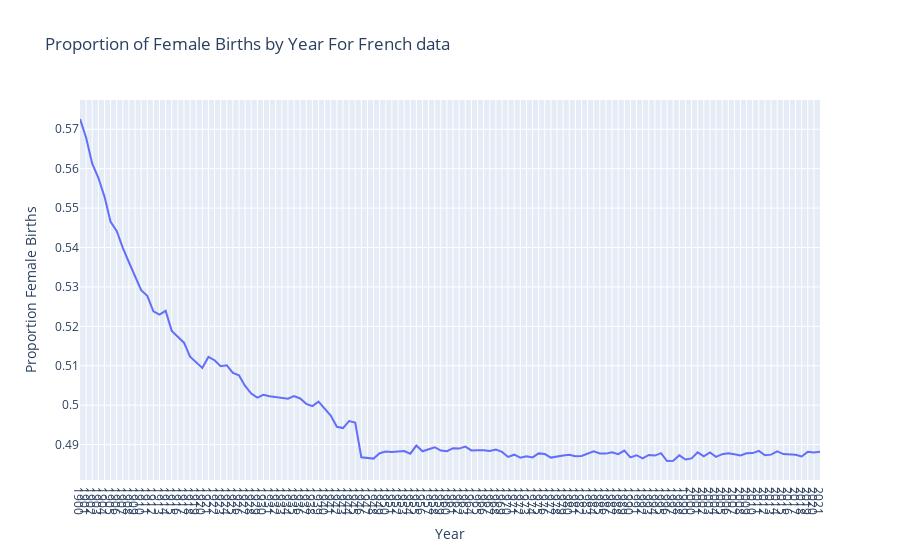

Notebook cell for this chart:
### Markdown cell above
**QUESTION:** Plot the proportion of female births as a function of year and French, US, en British babynames data. Compare with what you get from `births-fr.hdf`.

Don't forget: title, axes labels, ticks, scales, etc.

Because of what we did before, the `plot` method of a `DataFrame` with be rendered using `plotly`, so you can use this. But you can use also `seaborn` or any other available plotting library that you want.

__Hint:__ Mind the missing values in the `year` column

### Code cell
# For the French data 

# Group the data by year and compute the proportion of female births
prop_female = df_fr.groupby(['year', 'gender']).sum()
prop_female = prop_female.unstack('gender')
prop_female = prop_female['count']['F'] / (prop_female['count']['F'] + prop_female['count']['M'])

# Plot the data
fig = px.line(prop_female, x=prop_female.index, y=prop_female.values, title='Proportion of Female Births by Year For French data')
fig.update_layout(xaxis_title='Year', yaxis_title='Proportion Female Births', xaxis_tickmode='linear')
fig.show()

### Figure 1 — Plotly figure (JSON) as saved in the notebook; plotly's stock layout.template omitted (floating-point values rounded to 4 significant figures)
{"data": [{"hovertemplate": "year=%{x}<br>y=%{y}<extra></extra>", "legendgroup": "", "line": {"color": "#636efa", "dash": "solid"}, "marker": {"symbol": "circle"}, "mode": "lines", "name": "", "orientation": "v", "showlegend": false, "type": "scatter", "x": [1900, 1901, 1902, 1903, 1904, 1905, 1906, 1907, 1908, 1909, 1910, 1911, 1912, 1913, 1914, 1915, 1916, 1917, 1918, 1919, 1920, 1921, 1922, 1923, 1924, 1925, 1926, 1927, 1928, 1929, 1930, 1931, 1932, 1933, 1934, 1935, 1936, 1937, 1938, 1939, 1940, 1941, 1942, 1943, 1944, 1945, 1946, 1947, 1948, 1949, 1950, 1951, 1952, 1953, 1954, 1955, 1956, 1957, 1958, 1959, 1960, 1961, 1962, 1963, 1964, 1965, 1966, 1967, 1968, 1969, 1970, 1971, 1972, 1973, 1974, 1975, 1976, 1977, 1978, 1979, 1980, 1981, 1982, 1983, 1984, 1985, 1986, 1987, 1988, 1989, 1990, 1991, 1992, 1993, 1994, 1995, 1996, 1997, 1998, 1999, 2000, 2001, 2002, 2003, 2004, 2005, 2006, 2007, 2008, 2009, 2010, 2011, 2012, 2013, 2014, 2015, 2016, 2017, 2018, 2019, 2020, 2021], "xaxis": "x", "y": [0.5726, 0.5678, 0.5613, 0.5577, 0.5529, 0.5465, 0.5442, 0.5399, 0.5363, 0.5325, 0.5292, 0.5277, 0.5238, 0.523, 0.5239, 0.5188, 0.5173, 0.5159, 0.5123, 0.5108, 0.5095, 0.5122, 0.5114, 0.5099, 0.5101, 0.5082, 0.5075, 0.5049, 0.5029, 0.5019, 0.5026, 0.5023, 0.5021, 0.5018, 0.5016, 0.5023, 0.5017, 0.5003, 0.4998, 0.5009, 0.4992, 0.4974, 0.4945, 0.4942, 0.496, 0.4956, 0.4868, 0.4866, 0.4864, 0.4878, 0.4882, 0.4881, 0.4882, 0.4883, 0.4877, 0.4897, 0.4883, 0.4889, 0.4893, 0.4885, 0.4883, 0.4891, 0.489, 0.4895, 0.4885, 0.4886, 0.4886, 0.4884, 0.4887, 0.4881, 0.4869, 0.4874, 0.4867, 0.487, 0.4867, 0.4878, 0.4876, 0.4867, 0.4871, 0.4872, 0.4874, 0.4871, 0.4871, 0.4877, 0.4883, 0.4877, 0.4877, 0.4881, 0.4876, 0.4885, 0.4868, 0.4873, 0.4865, 0.4874, 0.4872, 0.4878, 0.4858, 0.4859, 0.4873, 0.4862, 0.4865, 0.488, 0.487, 0.488, 0.4869, 0.4876, 0.4878, 0.4875, 0.4873, 0.4878, 0.4878, 0.4884, 0.4873, 0.4874, 0.4883, 0.4876, 0.4875, 0.4874, 0.487, 0.4882, 0.488, 0.4882], "yaxis": "y"}], "layout": {"autosize": true, "legend": {"tracegroupgap": 0}, "title": {"text": "Proportion of Female Births by Year For French data"}, "xaxis": {"anchor": "y", "autorange": true, "domain": [0, 1], "range": [1900, 2021], "tickmode": "linear", "title": {"text": "Year"}, "type": "linear"}, "yaxis": {"anchor": "x", "autorange": true, "domain": [0, 1], "range": [0.481, 0.5774], "title": {"text": "Proportion Female Births"}, "type": "linear"}}}
